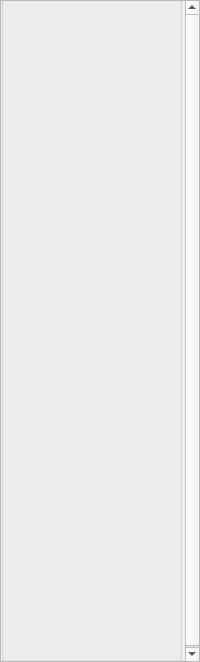
<?xml version="1.0" encoding="UTF-8"?>
<ui version="4.0">
 <class>oscObjectSettings</class>
 <widget class="QWidget" name="oscObjectSettings">
  <property name="geometry">
   <rect>
    <x>0</x>
    <y>0</y>
    <width>200</width>
    <height>662</height>
   </rect>
  </property>
  <property name="sizePolicy">
   <sizepolicy hsizetype="Preferred" vsizetype="Preferred">
    <horstretch>0</horstretch>
    <verstretch>0</verstretch>
   </sizepolicy>
  </property>
  <property name="minimumSize">
   <size>
    <width>0</width>
    <height>152</height>
   </size>
  </property>
  <property name="windowTitle">
   <string>Form</string>
  </property>
  <property name="autoFillBackground">
   <bool>false</bool>
  </property>
  <property name="styleSheet">
   <string notr="true">padding: 0px;
min-width: 0em;</string>
  </property>
  <layout class="QGridLayout" name="gridLayout">
   <property name="leftMargin">
    <number>0</number>
   </property>
   <property name="topMargin">
    <number>0</number>
   </property>
   <property name="rightMargin">
    <number>0</number>
   </property>
   <property name="bottomMargin">
    <number>0</number>
   </property>
   <item row="0" column="0">
    <widget class="QScrollArea" name="scrollArea">
     <property name="sizePolicy">
      <sizepolicy hsizetype="Expanding" vsizetype="Expanding">
       <horstretch>0</horstretch>
       <verstretch>0</verstretch>
      </sizepolicy>
     </property>
     <property name="verticalScrollBarPolicy">
      <enum>Qt::ScrollBarAlwaysOn</enum>
     </property>
     <property name="horizontalScrollBarPolicy">
      <enum>Qt::ScrollBarAlwaysOff</enum>
     </property>
     <property name="widgetResizable">
      <bool>true</bool>
     </property>
     <widget class="QWidget" name="scrollAreaWidgetContents">
      <property name="geometry">
       <rect>
        <x>0</x>
        <y>0</y>
        <width>200</width>
        <height>662</height>
       </rect>
      </property>
      <property name="minimumSize">
       <size>
        <width>200</width>
        <height>662</height>
       </size>
      </property>
      <widget class="QGroupBox" name="oscGroupBox">
       <property name="geometry">
        <rect>
         <x>0</x>
         <y>-10</y>
         <width>181</width>
         <height>671</height>
        </rect>
       </property>
       <property name="minimumSize">
        <size>
         <width>2</width>
         <height>0</height>
        </size>
       </property>
       <property name="title">
        <string/>
       </property>
       <widget class="QWidget" name="gridLayoutWidget">
        <property name="geometry">
         <rect>
          <x>10</x>
          <y>10</y>
          <width>160</width>
          <height>641</height>
         </rect>
        </property>
        <layout class="QGridLayout" name="objectGridLayout">
         <property name="leftMargin">
          <number>4</number>
         </property>
         <property name="topMargin">
          <number>9</number>
         </property>
         <property name="rightMargin">
          <number>4</number>
         </property>
         <property name="bottomMargin">
          <number>9</number>
         </property>
        </layout>
       </widget>
      </widget>
     </widget>
    </widget>
   </item>
  </layout>
 </widget>
 <resources/>
 <connections/>
</ui>
